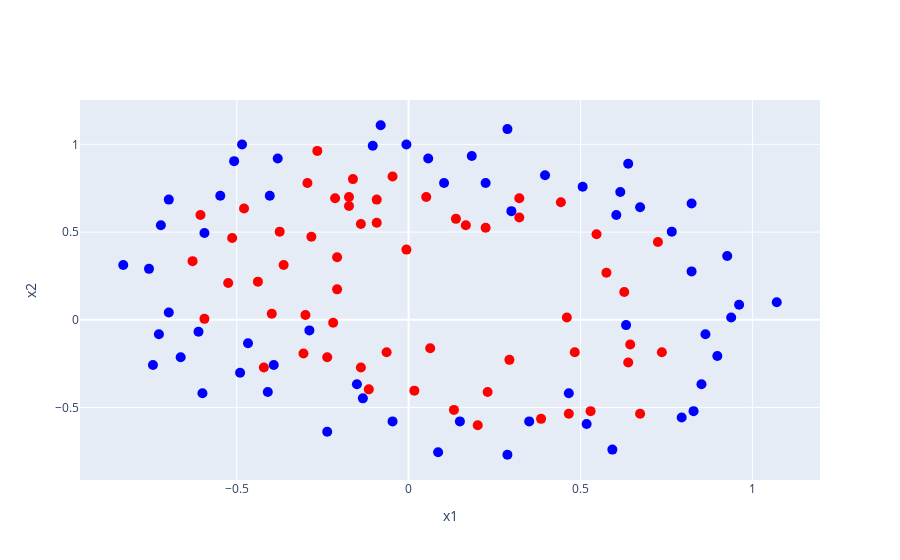

This figure's notebook cell:
### Code cell
fig = go.Figure()

# Plot data points
fig.add_trace(go.Scatter(
    x=x1, 
    y=x2, 
    mode='markers', 
    marker=dict(color=colors, size=10),
    name='Data Points'
))

fig.update_xaxes(title= 'x1')
fig.update_yaxes(title= 'x2')
